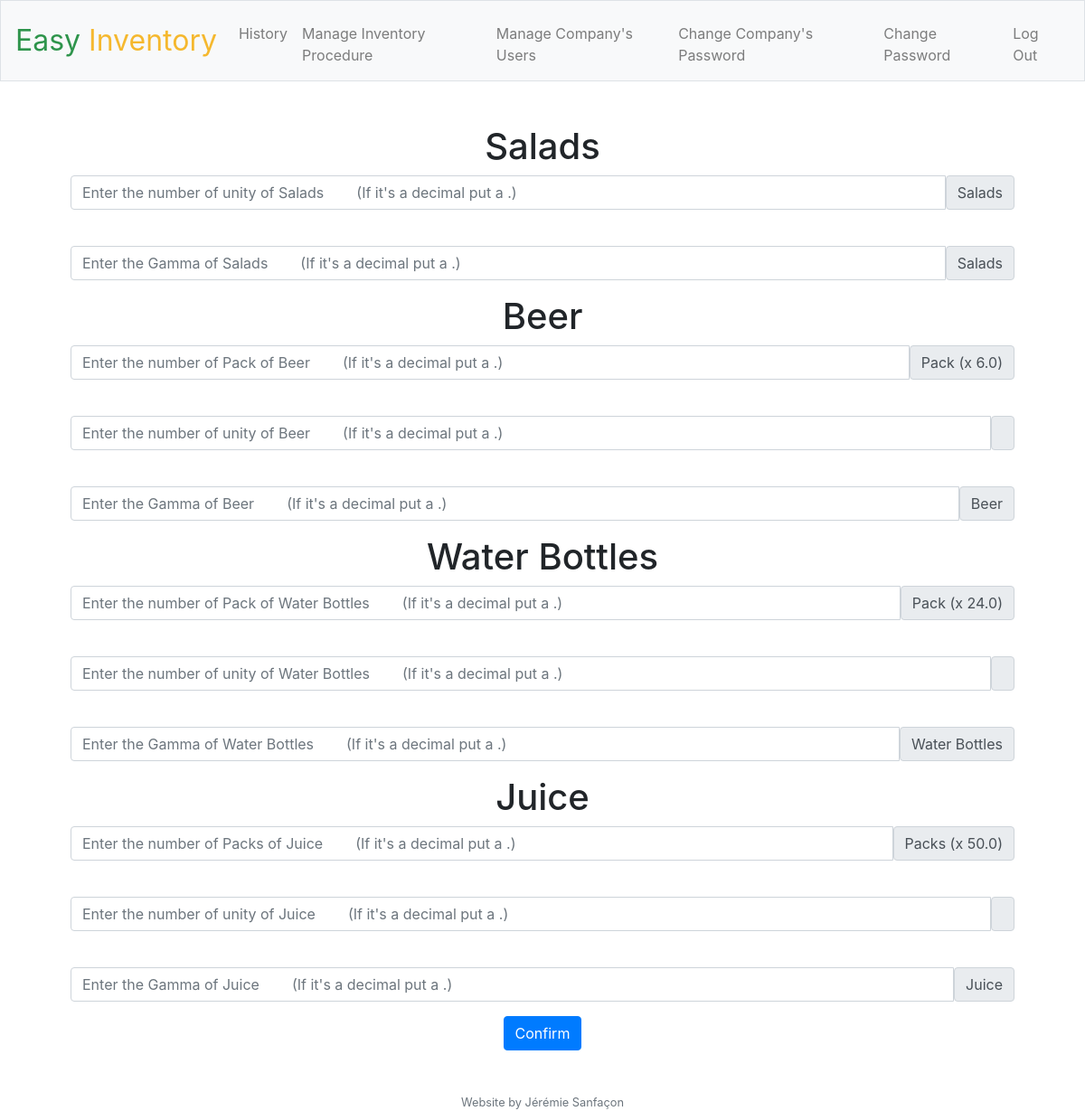
Screenshot of / (signed in) with the database file from the repository.
### tables this page shows
CREATE TABLE 'procedure' ('name' text, 'quantity' text, 'multiplier' real, 'multiplier_item' text, 'company' text);

### app.py (the view, shortened to what this page needs)
@app.route("/", methods=["GET", "POST"])
@login_required
def index():
    if request.method == "GET":
        id = session["user_id"]
        company = db.execute("SELECT * FROM users WHERE id = :id", id=id)[0]['company']
        procedures = db.execute("SELECT * FROM procedure WHERE company = :company;", company=company)
        return render_template("index.html",procedures=procedures)

### app.py (called while the page is built)
@app.after_request
def after_request(response):
    response.headers["Cache-Control"] = "no-cache, no-store, must-revalidate"
    response.headers["Expires"] = 0
    response.headers["Pragma"] = "no-cache"
    return response

### helpers.py (called while the page is built)
def login_required(f):
    @wraps(f)
    def decorated_function(*args, **kwargs):
        if session.get("user_id") is None:
            return redirect("/login")
        return f(*args, **kwargs)
    return decorated_function

### templates/index.html (shortened to what this page needs)
{% extends "layout.html" %}
{% block main %}
<form action="/" method="post">
  {% for rows in procedures %}
    <h1 class="display-6">{{rows["name"]}}</h1>
    {% if rows["multiplier"] != "" %}
      <div class="input-group mb-3">
        <input type="text" class="form-control" placeholder="Enter the number of {{rows['multiplier_item']}} of {{rows['name']}}
        (If it's a decimal put a .)" aria-label="Recipient's username" aria-describedby="basic-addon2"  id="name" name="multiplier.{{rows['name']}}">
        <span class="input-group-text" id="basic-addon2">{{rows["multiplier_item"]}} (x {{rows["multiplier"]}})</span>
      </div>
      <br>
      <div class="input-group mb-3">
        <input type="text" class="form-control" placeholder="Enter the number of unity of {{rows['name']}}
        (If it's a decimal put a .)" aria-label="Recipient's username" aria-describedby="basic-addon2"  id="name" name="unit.{{rows['name']}}">
        <span class="input-group-text" id="basic-addon2">{{rows["_item"]}}</span>
      </div>
      <br>
      <div class="input-group mb-3">
        <input type="text" class="form-control" placeholder="Enter the Gamma of {{rows['name']}}
        (If it's a decimal put a .)" aria-label="Recipient's username" aria-describedby="basic-addon2"  id="quantity" name="gamma.{{rows['name']}}">
        <span class="input-group-text" id="basic-addon2">{{rows['name']}}</span>
      </div>
    {% else %}
      <div class="input-group mb-3">
        <input type="text" class="form-control" placeholder="Enter the number of unity of {{rows['name']}}
        (If it's a decimal put a .)" aria-label="Recipient's username" aria-describedby="basic-addon2"  id="quantity" name="unit.{{rows['name']}}">
        <span class="input-group-text" id="basic-addon2">{{rows['name']}}</span>
      </div>
      <br>
      <div class="input-group mb-3">
        <input type="text" class="form-control" placeholder="Enter the Gamma of {{rows['name']}}
        (If it's a decimal put a .)" aria-label="Recipient's username" aria-describedby="basic-addon2"  id="quantity" name="gamma.{{rows['name']}}">
        <span class="input-group-text" id="basic-addon2">{{rows['name']}}</span>
      </div>
    {% endif %}
  {% endfor %}
  <button class="btn btn-primary" type="submit">Confirm</button>
</form>
{% endblock %}

### static/styles.css (style rules this page uses)
main .form-control { display: inline-block; width: auto; }

### rows the page displays
procedure: name "Salads", name "Enter the number of unity of Salads (If it's a decimal put a .)", name "Enter the Gamma of Salads (If it's a decimal put a .)"
procedure: name "Beer", multiplier_item "Enter the number of Pack of Beer (If it's a decimal put a .)", multiplier_item "Pack", multiplier "6.0", name "Enter the number of unity of Beer (If it's a decimal put a .)", name "Enter the Gamma of Beer (If it's a decimal put a .)"
procedure: name "Water Bottles", multiplier_item "Enter the number of Pack of Water Bottles (If it's a decimal put a .)", multiplier_item "Pack", multiplier "24.0", name "Enter the number of unity of Water Bottles (If it's a decimal put a .)", name "Enter the Gamma of Water Bottles (If it's a decimal put a .)"
procedure: name "Juice", multiplier_item "Enter the number of Packs of Juice (If it's a decimal put a .)", multiplier_item "Packs", multiplier "50.0", name "Enter the number of unity of Juice (If it's a decimal put a .)", name "Enter the Gamma of Juice (If it's a decimal put a .)"
